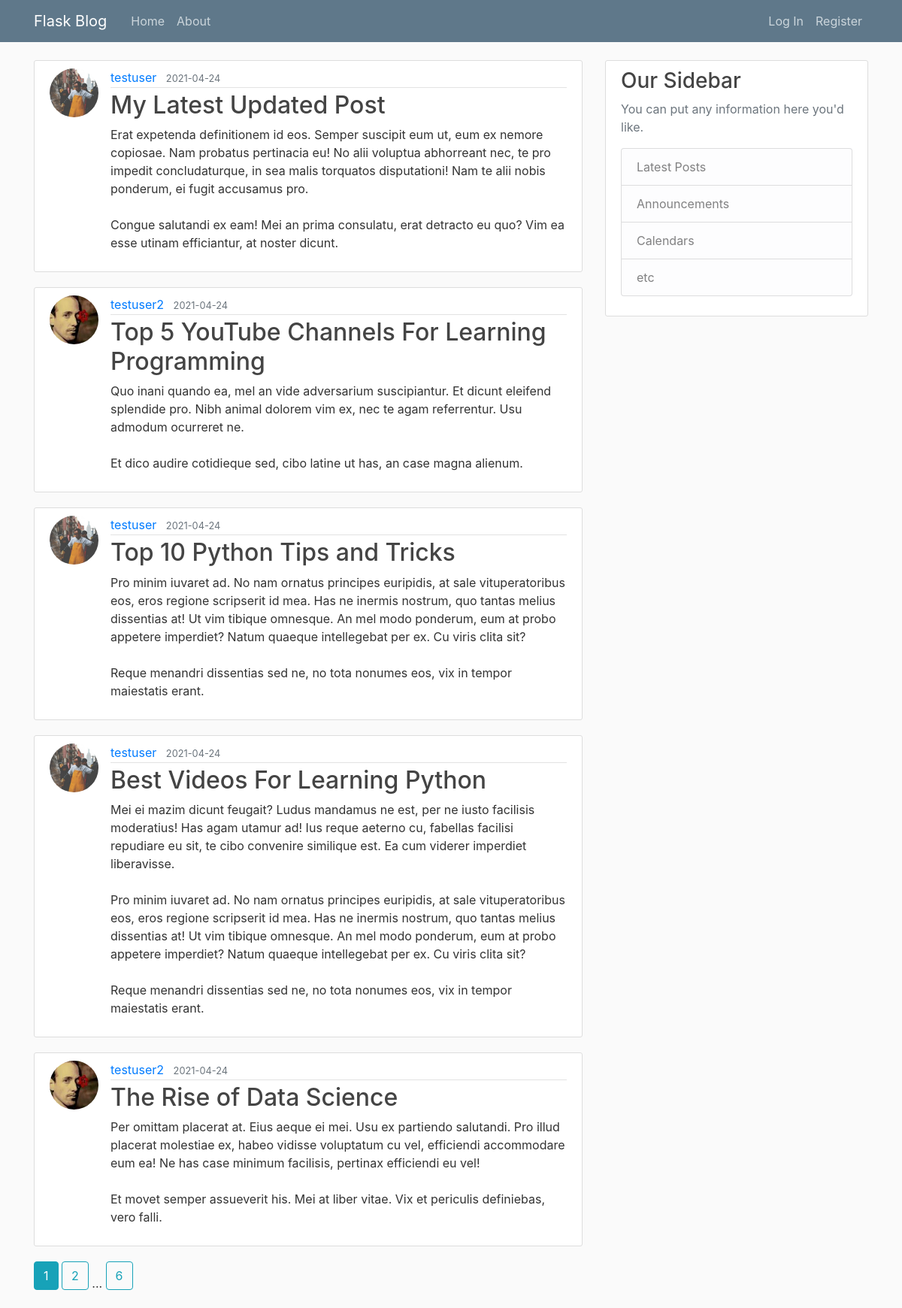
Page /home on the earlier database version.
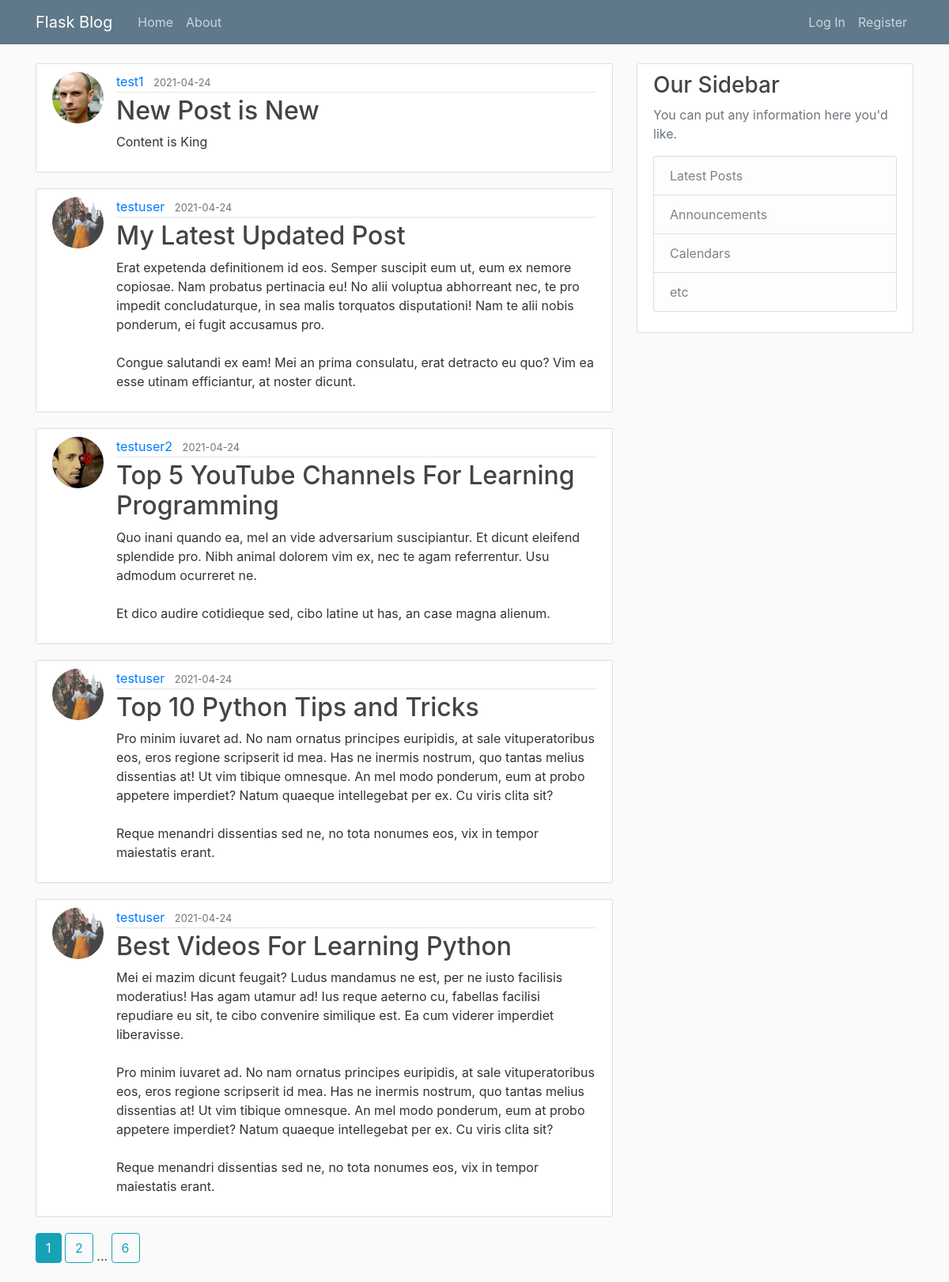
Same page on the later database version.
### flaskblog/models.py (models this page shows, shortened)
class Post(db.Model):
    id = db.Column(db.Integer, primary_key=True)
    title = db.Column(db.String(100), nullable=False)
    date_posted = db.Column(db.DateTime, nullable=False, default=datetime.utcnow)
    content = db.Column(db.Text, nullable=False)
    user_id = db.Column(db.Integer, db.ForeignKey('user.id'), nullable=False)

class User(db.Model, UserMixin):
    id = db.Column(db.Integer, primary_key=True)
    username = db.Column(db.String(20), unique=True, nullable=False)
    email = db.Column(db.String(120), unique=True, nullable=False)
    image_file = db.Column(db.String(20), nullable=False, default='default.jpg')
    password = db.Column(db.String(60), nullable=False)
    posts = db.relationship('Post', backref='author', lazy=True)

### flaskblog/main/routes.py (the view)
@main.route("/")
@main.route("/home")  # Multiple URL patterns
def home():
    page = request.args.get('page', 1, type=int)
    posts = Post.query.order_by(
        Post.date_posted.desc()).paginate(page=page, per_page=5)
    return render_template('home.html', posts=posts)

### flaskblog/templates/home.html
{% extends "layout.html" %}
{% block content %}
{% for post in posts.items %}
<article class="media content-section">
  <img class="rounded-circle article-img"
    src="{{ url_for('static', filename='profile_pics/' + post.author.image_file) }}">
  <div class="media-body">
    <div class="article-metadata">
      <a class="mr-2"
        href="{{ url_for('users.user_posts', username=post.author.username) }}">{{
        post.author.username }}</a>
      <small class="text-muted">{{ post.date_posted.strftime('%Y-%m-%d')
        }}</small>
    </div>
    <h2><a class="article-title"
        href="{{ url_for('posts.post', post_id=post.id) }}">{{ post.title }}</a></h2>
    <p class="article-content">{{ post.content }}</p>
  </div>
</article>
{% endfor %}
{% for page_num in posts.iter_pages(left_edge=1, right_edge=1, left_current=1,
right_current=2) %}
{% if page_num %}
{% if posts.page == page_num %}
<a class="btn btn-info mb-4" href="{{ url_for('main.home', page=page_num) }}">{{
  page_num }}</a>
{% else %}
<a class="btn btn-outline-info mb-4"
  href="{{ url_for('main.home', page=page_num) }}">{{ page_num }}</a>
{% endif %}
{% else %}
...
{% endif %}
{% endfor %}
{% endblock content %}

Differences in the rows shown:
no longer on this page (row unchanged): Post: image_file (picture), author.username "testuser2", date_posted "2021-04-24", title "The Rise of Data Science", content "Per omittam placerat at. Eius aeque ei mei. Usu ex partiendo salutandi. Pro illud placerat molestiae ex, habeo vidisse voluptatum cu vel, efficiendi accommodare eum ea! Ne has case minimum facilisis, pertinax efficiendi eu vel! Et movet semper assueverit his. Mei at liber vitae. Vix et periculis definiebas, vero falli."
added Post: image_file (picture), author.username "test1", date_posted "2021-04-24", title "New Post is New", content "Content is King"
